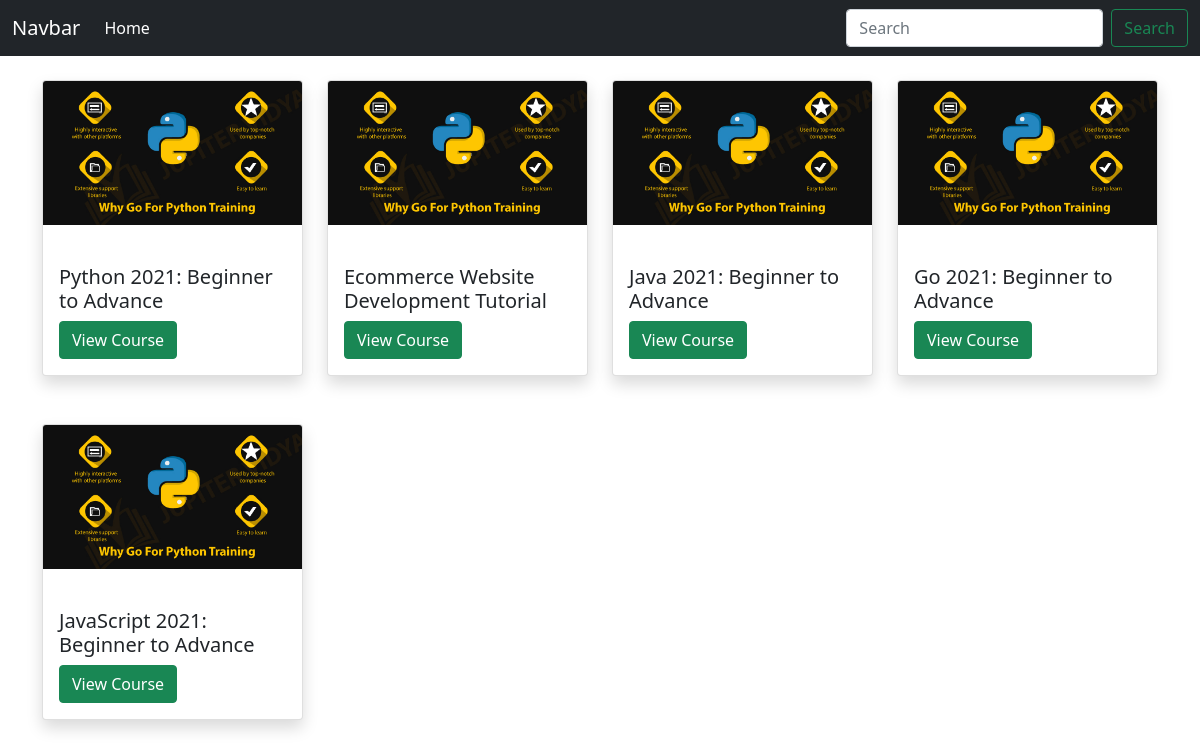
The page / on the database its author committed.
### courses/models.py (models this page shows, shortened)
class Course(models.Model):
    title = models.CharField(max_length=200, blank=False, null=False)
    featured_image = models.ImageField(null=True, blank=True, default='default.jpg')
    date_created = models.DateField(auto_now_add=True)
    id = models.UUIDField(default=uuid.uuid4, primary_key=True, unique=True, editable=False)
    type = models.ForeignKey(Membership, on_delete=models.CASCADE, null=True, blank=True)

### courses/views.py (the view)
# urls.py: path('', views.homePage, name='home'),
def homePage(request):
    courses = Course.objects.all()
    context = {'courses': courses}
    return render(request, 'courses/homePage.html', context)

### membership/models.py (called while the page is built)
    def __str__(self) -> str:
        return self.membership_type

### courses/templates/courses/homePage.html
{% extends 'main.html' %}
{% block content %}
<div class="container mt-4">
<div class="row">
  {% for course in courses %}
  <div class="col-sm-3 mb-5 h-100">
  <div class="card shadow">
    <img class="card-img-top" src="{{course.featured_image.url}}" alt="Card image cap">
    <div class="card-body">
    <span class="badge badge-danger">{{course.type}}</span>
    <h5>{{course.title}}</h5>
    <a class="btn btn-success" href="{% url 'view-course' course.id %}">View Course</a>
    </div>
</div>
</div>
  {% endfor %}
</div>
</div>
{% endblock %}

### templates/main.html (shortened to what this page needs)
{% load static %}
<!doctype html>
<html lang="en">
  <head>
    <link href="https://cdn.jsdelivr.net/npm/bootstrap@5.1.3/dist/css/bootstrap.min.css" rel="stylesheet">
    <link href="https://vjs.zencdn.net/7.15.4/video-js.css" rel="stylesheet" />
  </head>
  <body>
    {% include 'navbar.html' %}
    {% block content %}
    {% endblock %}
  </body>
</html>

### templates/navbar.html (shortened to what this page needs)
<nav class="navbar navbar-expand-lg navbar-dark bg-dark">
  <div class="container-fluid">
    <a class="navbar-brand" href="{% url 'home' %}">Navbar</a>
    <div class="collapse navbar-collapse" id="navbarSupportedContent">
      <ul class="navbar-nav me-auto mb-2 mb-lg-0">
        <li class="nav-item">
          <a class="nav-link active" aria-current="page" href="{% url 'home' %}">Home</a>
        </li>
      </ul>
      <form class="d-flex">
        <input class="form-control me-2" type="search" placeholder="Search" aria-label="Search">
        <button class="btn btn-outline-success" type="submit">Search</button>
      </form>
    </div>
  </div>
</nav>

### rows shown on the page
Course: featured_image (placeholder picture), title "Python 2021: Beginner to Advance"
Course: featured_image (placeholder picture), title "Ecommerce Website Development Tutorial"
Course: featured_image (placeholder picture), title "Java 2021: Beginner to Advance"
Course: featured_image (placeholder picture), title "Go 2021: Beginner to Advance"
Course: featured_image (placeholder picture), title "JavaScript 2021: Beginner to Advance"
